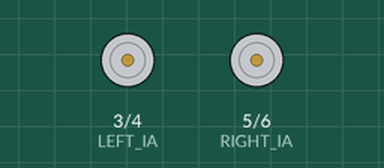
The sketch below on a simulated ESP32. Shown: motor-driver pin pairs drawn as motors (green arrow = first pin HIGH = forward, orange = second pin HIGH = backward, longer = more drive). What the sketch prints to the serial monitor is not drawn.

Above: at 1.5 s.
At 3.5 s:
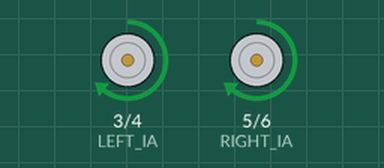
At 7.0 s:
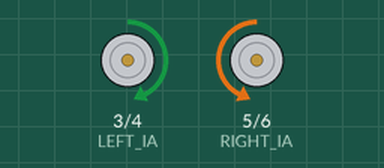
Timing chart, 0 to 10.9 s (numbered marks = the images above):
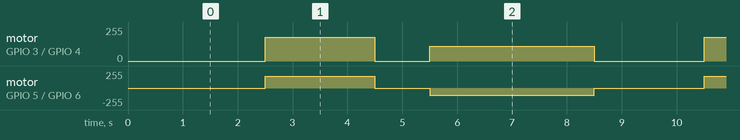

The sketch:

mvp_motor_test.ino
```cpp
// L9110 wiring + direction smoke test. No ESP-NOW, no RSSI — just cycles
// STOP → FORWARD → STOP → SPIN → STOP so you can confirm each command
// does what it claims before flashing the full follower.
//
// Expected behavior:
//   FORWARD: both wheels turn the same way → robot drives forward
//   SPIN:    wheels turn opposite ways → robot pivots in place (clockwise)
// If FORWARD goes backward → swap leads on BOTH motors at the L9110 outputs.
// If SPIN drives forward/back → swap leads on ONE motor.

const int LEFT_IA  = D2;
const int LEFT_IB  = D3;
const int RIGHT_IA = D4;
const int RIGHT_IB = D5;

const int PWM_FREQ  = 1000;
const int PWM_RES   = 8;
const int SPIN_DUTY  = 110;
const int DRIVE_DUTY = 180;

void motorsBegin() {
  ledcAttach(LEFT_IA,  PWM_FREQ, PWM_RES);
  ledcAttach(LEFT_IB,  PWM_FREQ, PWM_RES);
  ledcAttach(RIGHT_IA, PWM_FREQ, PWM_RES);
  ledcAttach(RIGHT_IB, PWM_FREQ, PWM_RES);
}

void motorsStop() {
  ledcWrite(LEFT_IA,  0);
  ledcWrite(LEFT_IB,  0);
  ledcWrite(RIGHT_IA, 0);
  ledcWrite(RIGHT_IB, 0);
}

void motorsForward() {
  ledcWrite(LEFT_IA,  DRIVE_DUTY);
  ledcWrite(LEFT_IB,  0);
  ledcWrite(RIGHT_IA, DRIVE_DUTY);
  ledcWrite(RIGHT_IB, 0);
}

void motorsSpin() {
  ledcWrite(LEFT_IA,  SPIN_DUTY);
  ledcWrite(LEFT_IB,  0);
  ledcWrite(RIGHT_IA, 0);
  ledcWrite(RIGHT_IB, SPIN_DUTY);
}

void setup() {
  Serial.begin(115200);
  delay(500);
  motorsBegin();
  motorsStop();
}

void loop() {
  Serial.println("STOP (2s)");
  motorsStop();
  delay(2000);

  Serial.println("FORWARD (2s) — both wheels same direction");
  motorsForward();
  delay(2000);

  Serial.println("STOP (1s)");
  motorsStop();
  delay(1000);

  Serial.println("SPIN (3s) — pivot in place");
  motorsSpin();
  delay(3000);
}
```

Measured:
- by itself, motor on GPIO 3 (LEFT_IA) / GPIO 4 (LEFT_IB): repeats every 8.0 s: stopped 1.0 s, forward 110/255 3.0 s, stopped 2.0 s, forward 179/255 2.0 s
- by itself, motor on GPIO 5 (RIGHT_IA) / GPIO 6 (RIGHT_IB): repeats every 8.0 s: stopped 1.0 s, backward 110/255 3.0 s, stopped 2.0 s, forward 179/255 2.0 s
